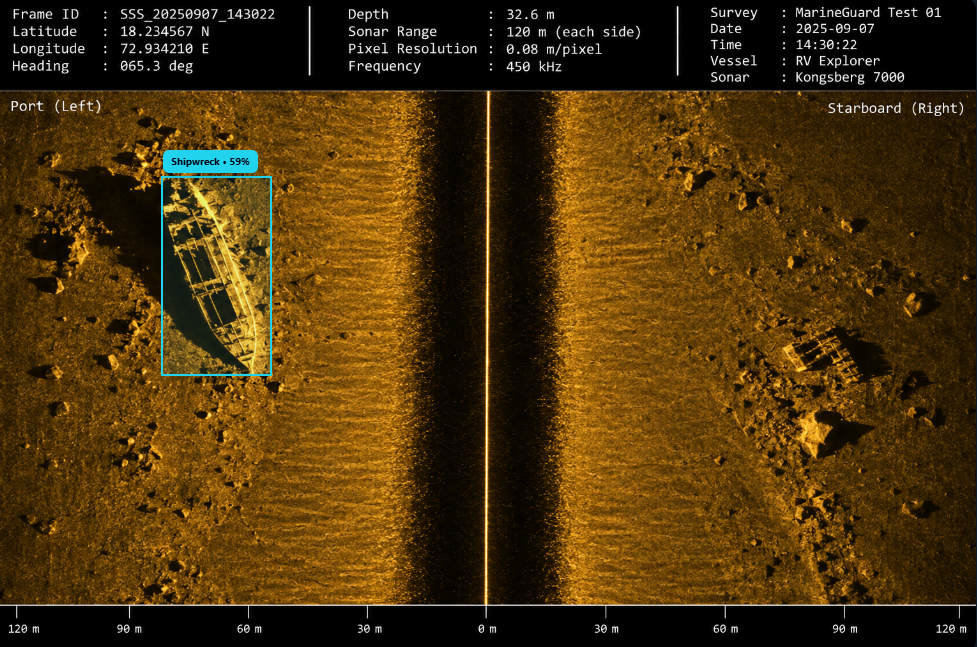
#> input picture assets/detect.png, 977 x 647 px
$ python -i sonar.py   (imports and definitions only)   (older library calls are emulated)
#> lines starting #> are read from the running program, lines starting #| are printed output that depends on the picture
import cv2
import numpy as np


class ImagePreprocessor:
    """
    Image preprocessing and quality assessment for
    MarineGuard AI.

    Pipeline:

        Input Image
            ↓
        Grayscale Conversion
            ↓
        Intensity Normalization
            ↓
        Noise Reduction
            ↓
        CLAHE Enhancement
            ↓
        Quality Assessment
            ↓
        Enhanced Image
    """

    def __init__(
        self,
        clahe_clip_limit: float = 2.0,
        clahe_grid_size: tuple[int, int] = (8, 8),
        bilateral_d: int = 7,
        bilateral_sigma_color: float = 45,
        bilateral_sigma_space: float = 45,
    ):
        self.clahe_clip_limit = float(
            clahe_clip_limit
        )

        self.clahe_grid_size = (
            clahe_grid_size
        )

        self.bilateral_d = int(
            bilateral_d
        )

        self.bilateral_sigma_color = float(
            bilateral_sigma_color
        )

        self.bilateral_sigma_space = float(
            bilateral_sigma_space
        )

    # ---------------------------------------------------------
    # HELPERS
    # ---------------------------------------------------------

    @staticmethod
    def _validate_image(
        image: np.ndarray,
    ):
        """
        Validate an input OpenCV image.
        """

        if image is None:
            raise ValueError(
                "Invalid image: image is None"
            )

        if not isinstance(
            image,
            np.ndarray,
        ):
            raise ValueError(
                "Invalid image: expected numpy.ndarray"
            )

        if image.size == 0:
            raise ValueError(
                "Invalid image: image is empty"
            )

        if image.ndim not in (2, 3):
            raise ValueError(
                "Invalid image: unsupported dimensions"
            )

        if image.shape[0] < 2 or image.shape[1] < 2:
            raise ValueError(
                "Invalid image: dimensions are too small"
            )

    @staticmethod
    def _to_grayscale(
        image: np.ndarray,
    ) -> np.ndarray:
        """
        Convert image to uint8 grayscale.
        """

        if image.ndim == 2:
            gray = image.copy()

        elif image.ndim == 3:

            channels = image.shape[2]

            if channels == 1:
                gray = image[:, :, 0]

            elif channels == 3:
                gray = cv2.cvtColor(
                    image,
                    cv2.COLOR_BGR2GRAY,
                )

            elif channels == 4:
                gray = cv2.cvtColor(
                    image,
                    cv2.COLOR_BGRA2GRAY,
                )

            else:
                raise ValueError(
                    "Unsupported image channel count"
                )

        else:
            raise ValueError(
                "Unsupported image format"
            )

        # Convert to uint8 safely.
        if gray.dtype != np.uint8:

            gray = cv2.normalize(
                gray,
                None,
                0,
                255,
                cv2.NORM_MINMAX,
            ).astype(np.uint8)

        return gray

    @staticmethod
    def _normalize(
        gray: np.ndarray,
    ) -> np.ndarray:
        """
        Normalize image intensity to 0-255.
        """

        minimum = float(
            np.min(gray)
        )

        maximum = float(
            np.max(gray)
        )

        # Avoid unnecessary normalization for
        # already valid 8-bit images.
        if (
            gray.dtype == np.uint8
            and minimum >= 0
            and maximum <= 255
        ):
            return gray.copy()

        if maximum <= minimum:
            return np.zeros_like(
                gray,
                dtype=np.uint8,
            )

        return cv2.normalize(
            gray,
            None,
            0,
            255,
            cv2.NORM_MINMAX,
        ).astype(np.uint8)

    @staticmethod
    def _calculate_noise_score(
        gray: np.ndarray,
    ) -> float:
        """
        Estimate high-frequency image noise.

        Returns:
            0 = low noise
            1 = high noise
        """

        blurred = cv2.GaussianBlur(
            gray,
            (5, 5),
            0,
        )

        residual = (
            gray.astype(np.float32)
            - blurred.astype(np.float32)
        )

        noise_std = float(
            np.std(residual)
        )

        return float(
            np.clip(
                noise_std / 35.0,
                0.0,
                1.0,
            )
        )

    @staticmethod
    def _calculate_contrast_score(
        image: np.ndarray,
    ) -> float:
        """
        Estimate image contrast.

        Returns:
            0 = poor contrast
            1 = strong contrast
        """

        std = float(
            np.std(
                image.astype(
                    np.float32
                )
            )
        )

        return float(
            np.clip(
                std / 80.0,
                0.0,
                1.0,
            )
        )

    @staticmethod
    def _calculate_dropout_score(
        gray: np.ndarray,
    ) -> float:
        """
        Estimate the percentage of near-black pixels.

        Returns:
            0 = no dropout
            1 = severe dropout
        """

        return float(
            np.mean(gray <= 3)
        )

    @staticmethod
    def _calculate_saturation_score(
        gray: np.ndarray,
    ) -> float:
        """
        Estimate the percentage of clipped pixels.

        Measures both:
        - near-black pixels
        - near-white pixels
        """

        dark = np.mean(
            gray <= 3
        )

        bright = np.mean(
            gray >= 252
        )

        return float(
            np.clip(
                dark + bright,
                0.0,
                1.0,
            )
        )

    @staticmethod
    def _calculate_sharpness_score(
        image: np.ndarray,
    ) -> float:
        """
        Estimate image sharpness using Laplacian variance.

        Returns:
            0 = blurry
            1 = sharp
        """

        laplacian = cv2.Laplacian(
            image,
            cv2.CV_64F,
        )

        variance = float(
            laplacian.var()
        )

        return float(
            np.clip(
                variance / 500.0,
                0.0,
                1.0,
            )
        )

    # ---------------------------------------------------------
    # MAIN PREPROCESSING
    # ---------------------------------------------------------

    def process(
        self,
        image: np.ndarray,
    ) -> tuple[np.ndarray, dict]:
        """
        Preprocess an image and calculate quality metrics.

        Returns:
            enhanced_image, quality_metadata
        """

        self._validate_image(
            image
        )

        # -----------------------------------------------------
        # GRAYSCALE
        # -----------------------------------------------------

        gray = self._to_grayscale(
            image
        )

        # -----------------------------------------------------
        # NORMALIZATION
        # -----------------------------------------------------

        normalized = self._normalize(
            gray
        )

        # -----------------------------------------------------
        # NOISE REDUCTION
        # -----------------------------------------------------

        denoised = cv2.bilateralFilter(
            normalized,
            self.bilateral_d,
            self.bilateral_sigma_color,
            self.bilateral_sigma_space,
        )

        # -----------------------------------------------------
        # CLAHE
        # -----------------------------------------------------

        clahe = cv2.createCLAHE(
            clipLimit=self.clahe_clip_limit,
            tileGridSize=self.clahe_grid_size,
        )

        enhanced = clahe.apply(
            denoised
        )

        # -----------------------------------------------------
        # QUALITY METRICS
        # -----------------------------------------------------

        noise_score = (
            self._calculate_noise_score(
                normalized
            )
        )

        contrast_score = (
            self._calculate_contrast_score(
                enhanced
            )
        )

        dropout_score = (
            self._calculate_dropout_score(
                normalized
            )
        )

        saturation_score = (
            self._calculate_saturation_score(
                normalized
            )
        )

        sharpness_score = (
            self._calculate_sharpness_score(
                enhanced
            )
        )

        # -----------------------------------------------------
        # QUALITY SCORE
        # -----------------------------------------------------

        quality_score = (
            100.0
            * (
                0.30
                * contrast_score

                + 0.25
                * (1.0 - noise_score)

                + 0.15
                * (1.0 - dropout_score)

                + 0.10
                * (1.0 - saturation_score)

                + 0.20
                * sharpness_score
            )
        )

        quality_score = float(
            np.clip(
                quality_score,
                0.0,
                100.0,
            )
        )

        # -----------------------------------------------------
        # QUALITY LEVEL
        # -----------------------------------------------------

        if quality_score >= 80:
            quality_level = "excellent"

        elif quality_score >= 65:
            quality_level = "good"

        elif quality_score >= 45:
            quality_level = "fair"

        else:
            quality_level = "poor"

        # -----------------------------------------------------
        # RESULT
        # -----------------------------------------------------

        metadata = {
            "quality_score": round(
                quality_score,
                2,
            ),

            "quality_level": quality_level,

            "noise_score": round(
                noise_score,
                4,
            ),

            "contrast_score": round(
                contrast_score,
                4,
            ),

            "dropout_score": round(
                dropout_score,
                4,
            ),

            "saturation_score": round(
                saturation_score,
                4,
            ),

            "sharpness_score": round(
                sharpness_score,
                4,
            ),

            "original_shape": list(
                image.shape
            ),

            "processed_shape": list(
                enhanced.shape
            ),
        }

        return enhanced, metadata

    # ---------------------------------------------------------
    # BACKWARD-COMPATIBLE FUNCTION
    # ---------------------------------------------------------

    def preprocess(
        self,
        image: np.ndarray,
    ) -> tuple[np.ndarray, dict]:
        """
        Alias for process().

        Allows existing pipeline code to continue using:

            preprocessor.preprocess(image)
        """

        return self.process(
            image
        )


# -------------------------------------------------------------
# FUNCTION-STYLE API
# -------------------------------------------------------------

_default_preprocessor = ImagePreprocessor()


def preprocess(
    image: np.ndarray,
) -> tuple[np.ndarray, dict]:
    """
    Backward-compatible function API.

    Example:

        enhanced, quality = preprocess(image)
    """

    return _default_preprocessor.process(
        image
    )

>>> import cv2
>>> picture = cv2.imread('../../../assets/detect.png')
#> picture is the input picture: shape (647, 977, 3); mean B, G, R 11.1, 51.4, 76.1
>>> result = ImagePreprocessor().process(picture)
#> in _to_grayscale, `gray = cv2.cvtColor( image, cv2.COLOR_BGR2GRAY, )`:
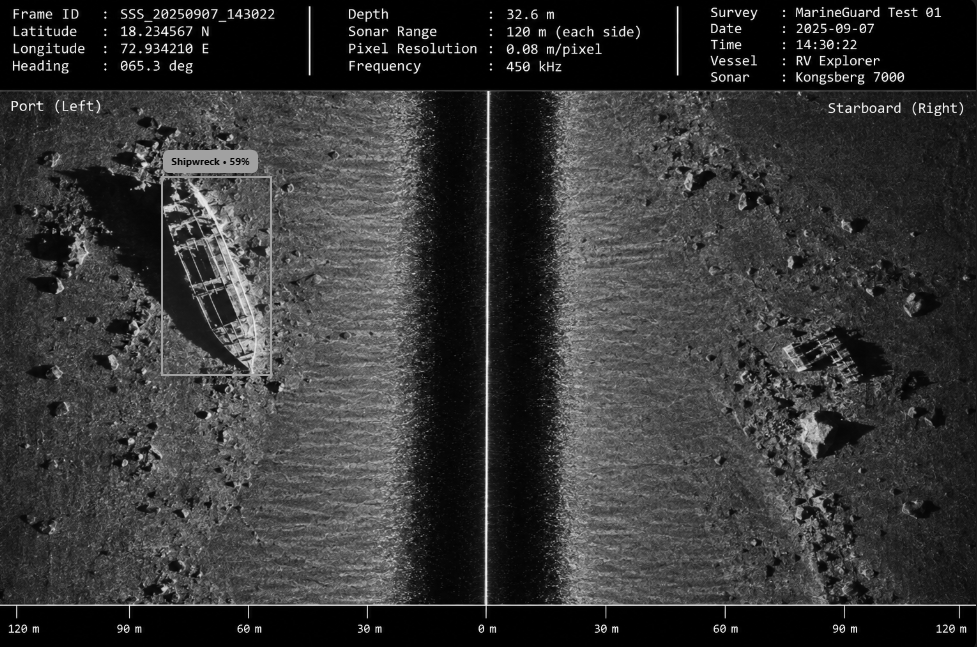
#> gray: shape (647, 977); min 0, max 253, mean 54.2
#> in _normalize, `minimum = float( np.min(gray) )`: minimum = 0
#> in _normalize, `maximum = float( np.max(gray) )`: maximum = 253
#> in process, `enhanced = clahe.apply( denoised )`:
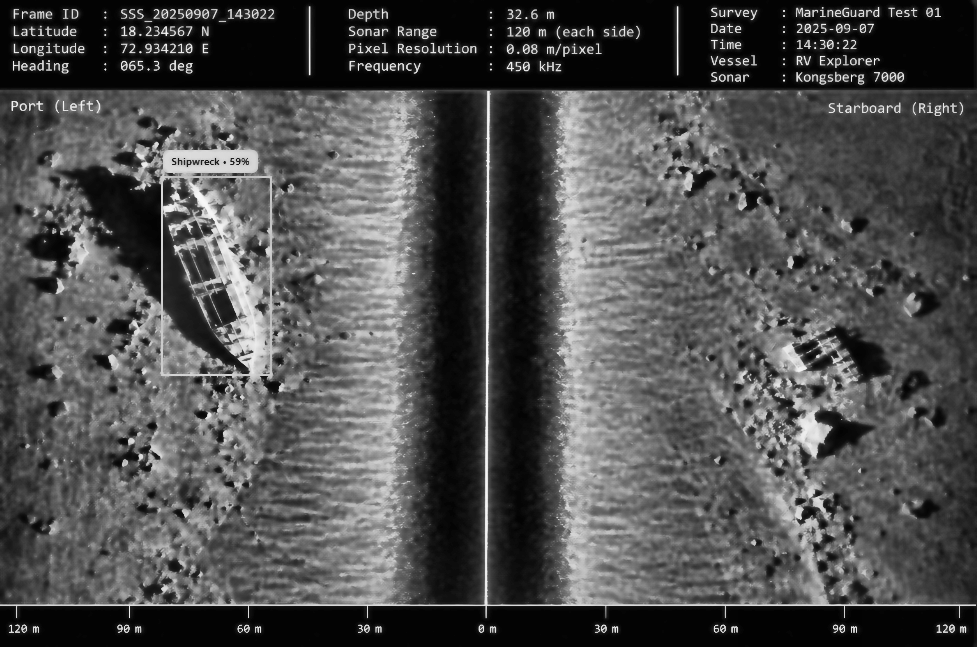
#> enhanced: shape (647, 977); min 2, max 250, mean 78.4
#> in _calculate_noise_score, `residual = ( gray.astype(np.float32) - blurred.astype(np.float32) )`:
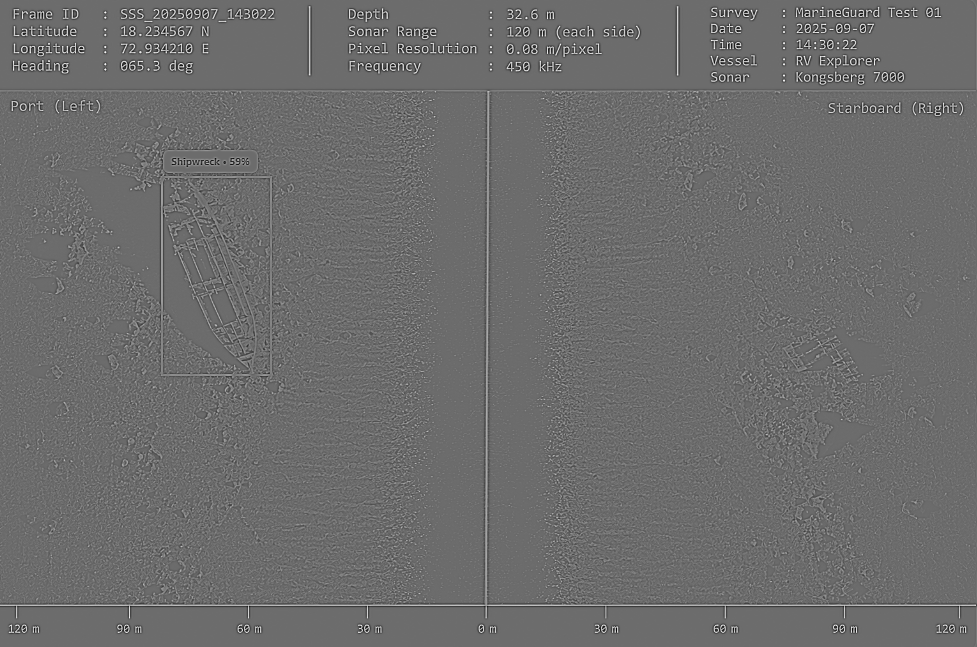
#> residual: shape (647, 977) float32; min -122, max 164, mean 0; drawn with min black and max white
#> in _calculate_noise_score, `noise_std = float( np.std(residual) )`: noise_std = 16.08
#> in process, `noise_score = ( self._calculate_noise_score( normalized ) )`: noise_score = 0.459
#> in _calculate_contrast_score, `std = float( np.std( image.astype( np.float32 ) ) )`: std = 57.58
#> in process, `contrast_score = ( self._calculate_contrast_score( enhanced ) )`: contrast_score = 0.72
#> in process, `dropout_score = ( self._calculate_dropout_score( normalized ) )`: dropout_score = 0.161
#> in _calculate_saturation_score, `bright = np.mean( gray >= 252 )`: bright = 1.11e-05
#> in process, `saturation_score = ( self._calculate_saturation_score( normalized ) )`: saturation_score = 0.161
#> in _calculate_sharpness_score, `laplacian = cv2.Laplacian( image, cv2.CV_64F, )`:
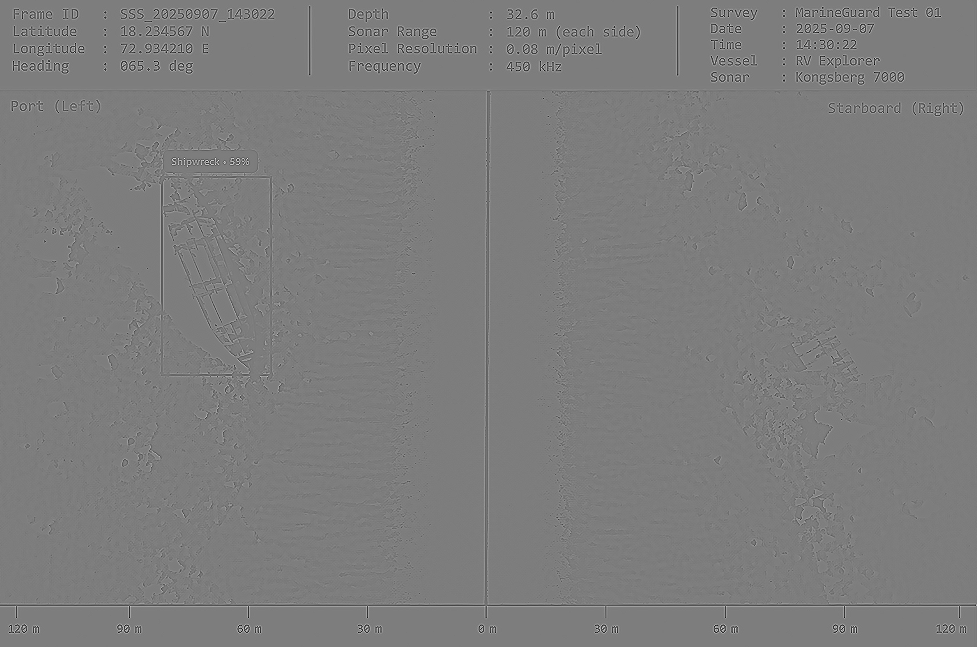
#> laplacian: shape (647, 977) float64; min -653, max 676, mean 0; drawn with min black and max white
#> in _calculate_sharpness_score, `variance = float( laplacian.var() )`: variance = 2263.6
#> in process, `sharpness_score = ( self._calculate_sharpness_score( enhanced ) )`: sharpness_score = 1
#> in process, `quality_score = ( 100.0 * ( 0.30 * contrast_score  + 0.25 * (1.0 - noi..`: quality_score = 76.08
